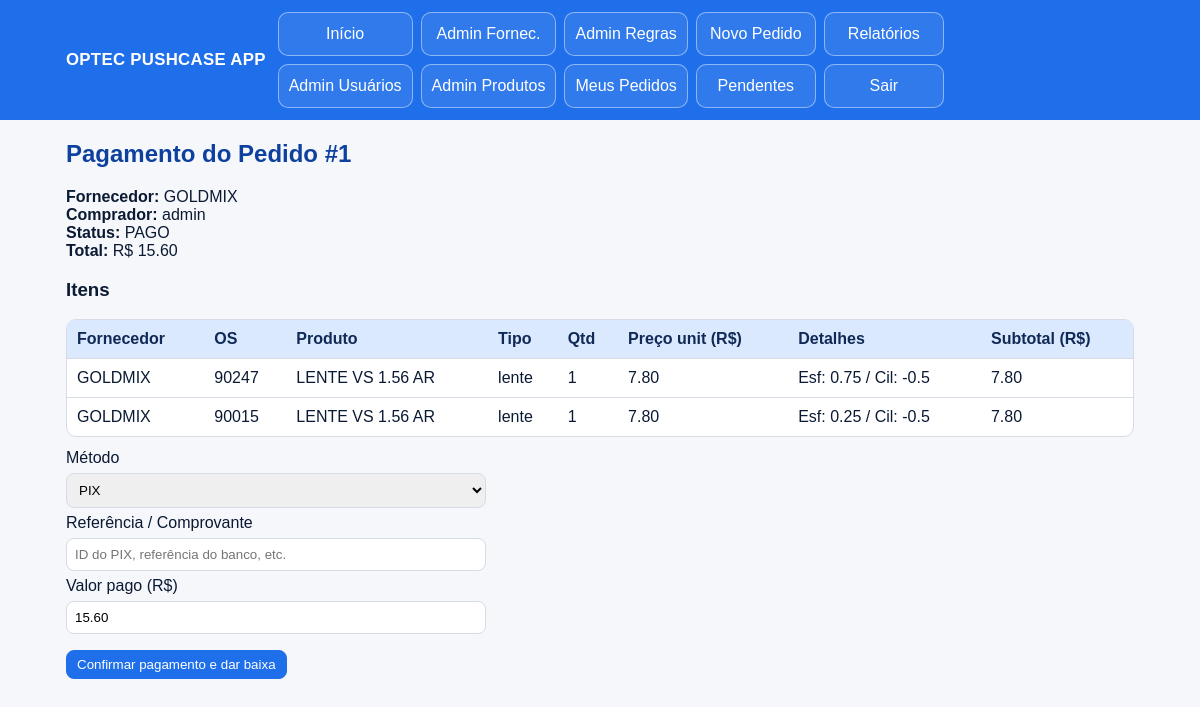
/pagamentos/1 (signed in), run on the app's committed database.
### tables this page shows
CREATE TABLE suppliers (
            id INTEGER PRIMARY KEY AUTOINCREMENT,
            name TEXT UNIQUE NOT NULL,
            active INTEGER NOT NULL DEFAULT 1
        );

CREATE TABLE users (
            id INTEGER PRIMARY KEY AUTOINCREMENT,
            username TEXT UNIQUE NOT NULL,
            password_hash TEXT NOT NULL,
            role TEXT NOT NULL CHECK(role in ('admin','comprador','pagador')),
            created_at TEXT NOT NULL
        );

CREATE TABLE purchase_orders (
            id INTEGER PRIMARY KEY AUTOINCREMENT,
            buyer_id INTEGER NOT NULL,
            supplier_id INTEGER NOT NULL,
            status TEXT NOT NULL CHECK(status in ('PENDENTE_PAGAMENTO','PAGO','CANCELADO')),
            total REAL NOT NULL,
            note TEXT,
            created_at TEXT NOT NULL,
            updated_at TEXT NOT NULL,
            FOREIGN KEY(buyer_id) REFERENCES users(id),
            FOREIGN KEY(supplier_id) REFERENCES suppliers(id)
        );

CREATE TABLE purchase_items (
            id INTEGER PRIMARY KEY AUTOINCREMENT,
            order_id INTEGER NOT NULL,
            product_id INTEGER NOT NULL,
            quantity INTEGER NOT NULL,
            unit_price REAL NOT NULL, sphere REAL, cylinder REAL, base REAL, addition REAL, os_number TEXT,
            FOREIGN KEY(order_id) REFERENCES purchase_orders(id),
            FOREIGN KEY(product_id) REFERENCES products(id)
        );

CREATE TABLE products (
            id INTEGER PRIMARY KEY AUTOINCREMENT,
            name TEXT NOT NULL,
            code TEXT,
            kind TEXT NOT NULL,
            active INTEGER NOT NULL DEFAULT 1,
            UNIQUE(name, kind)
        );

### app.py (the view, shortened to what this page needs)
@app.route("/pagamentos/<int:oid>", methods=["GET","POST"])
def pagamentos_detalhe(oid):
    if require_role("pagador","admin"): return require_role("pagador","admin")
    order = db_one("""
        SELECT o.*, u.username as buyer_name, s.name as supplier_name
        FROM purchase_orders o
        JOIN users u ON u.id = o.buyer_id
        JOIN suppliers s ON s.id = o.supplier_id
        WHERE o.id=:id
    """, id=oid)
    items = db_all("""
        SELECT i.*, p.name as product_name, p.kind as product_kind
        FROM purchase_items i JOIN products p ON p.id = i.product_id
        WHERE i.order_id=:id
    """, id=oid)
    if not order:
        flash("Pedido não encontrado.", "error"); return redirect(url_for("pagamentos_lista"))
    return render_template("pagamentos_detalhe.html", order=order, items=items)

### app.py (called while the page is built)
def db_all(sql, **params):
    with engine.connect() as conn:
        return conn.execute(text(sql), params).mappings().all()

def db_one(sql, **params):
    with engine.connect() as conn:
        return conn.execute(text(sql), params).mappings().first()

def current_user():
    uid = session.get("user_id")
    if not uid:
        return None
    u = db_one("SELECT * FROM users WHERE id=:id", id=uid)
    return u

def require_role(*roles):
    u = current_user()
    if not u or u["role"] not in roles:
        flash("Acesso negado.", "error")
        return redirect(url_for("index"))

@app.context_processor
def inject_globals():
    return {"now": datetime.utcnow(), "role": session.get("role"), "user": current_user(), "app_name": APP_NAME}

### templates/pagamentos_detalhe.html (shortened to what this page needs)
{% extends "base.html" %}
{% block content %}
<h2>Pagamento do Pedido #{{ order.id }}</h2>
<p><strong>Fornecedor:</strong> {{ order.supplier_name }}<br>
<strong>Comprador:</strong> {{ order.buyer_name }}<br>
<strong>Status:</strong> {{ order.status }}<br>
<strong>Total:</strong> R$ {{ '%.2f'|format(order.total) }}</p>
<h3>Itens</h3>
<table>
  <tr>
    <th>Fornecedor</th><th>OS</th><th>Produto</th><th>Tipo</th><th>Qtd</th><th>Preço unit (R$)</th><th>Detalhes</th><th>Subtotal (R$)</th>
  </tr>
  {% for i in items %}
    <tr>
      <td>{{ order.supplier_name }}</td>
      <td>{{ i.os_number or '-' }}</td>
      <td>{{ i.product_name }}</td>
      <td>{{ i.product_kind }}</td>
      <td>{{ i.quantity }}</td>
      <td>{{ '%.2f'|format(i.unit_price) }}</td>
      <td>
        {% if i.product_kind == 'lente' %}
          Esf: {{ i.sphere if i.sphere is not none else '-' }} /
          Cil: {{ i.cylinder if i.cylinder is not none else '-' }}
        {% else %}
          Base: {{ i.base if i.base is not none else '-' }} /
          Adição: {{ i.addition if i.addition is not none else '-' }}
        {% endif %}
      </td>
      <td>{{ '%.2f'|format(i.quantity * i.unit_price) }}</td>
    </tr>
  {% endfor %}
</table>
<form method="post" style="max-width:420px; margin-top:12px;">
  <label>Método</label>
  <select name="method">
    <option>PIX</option>
  </select>
  <label>Referência / Comprovante</label>
  <input name="reference" placeholder="ID do PIX, referência do banco, etc.">
  <label>Valor pago (R$)</label>
  <input name="amount" type="number" step="0.01" min="0" value="{{ '%.2f'|format(order.total) }}">
  <div style="margin-top:10px;">
    <button class="btn primary">Confirmar pagamento e dar baixa</button>
  </div>
</form>
{% endblock %}

### templates/base.html (style rules this page uses)
:root { --azul:#1f6feb; --azul-escuro:#0d419d; --azul-claro:#dbe9ff; --txt:#0b1a33; --cinza:#f5f7fb; --borda:#d6dbe6; }
* { box-sizing:border-box; }
body { font-family: Arial, sans-serif; margin:0; padding:0; background:var(--cinza); color:var(--txt); }
table { border-collapse:separate; border-spacing:0; width:100%; background:#fff; border:1px solid var(--borda); border-radius:10px; overflow:hidden; }
th, td { border-bottom:1px solid var(--borda); padding:10px; text-align:left; }
th { background:var(--azul-claro); color:#102a56; }
tr:last-child td { border-bottom:none; }
.btn { display:inline-block; padding:6px 10px; border:1px solid var(--borda); border-radius:8px; background:#fff; cursor:pointer; text-decoration:none; }
.btn.primary { background:var(--azul); color:#fff; border-color:var(--azul); }
textarea, input, select { width:100%; padding:8px; margin:6px 0; border:1px solid var(--borda); border-radius:8px; }
h2 { color:#0d419d; }

### data on the page
suppliers: supplier_name "GOLDMIX", supplier_name "GOLDMIX" "GOLDMIX"
users: buyer_name "admin"
purchase_orders: status "PAGO", total "15.60", amount "15.60"
purchase_items: os_number "90247", unit_price "7.80", sphere "0.75", cylinder "-0.5", i.quantity*i.unit_price "7.80"
products: product_name "LENTE VS 1.56 AR" "LENTE VS 1.56 AR", product_kind "lente" "lente"
purchase_items: os_number "90015", unit_price "7.80", sphere "0.25", cylinder "-0.5", i.quantity*i.unit_price "7.80"

### other printed values
{{ order.id }} "1"
{{ i.quantity }} "1" "1"
